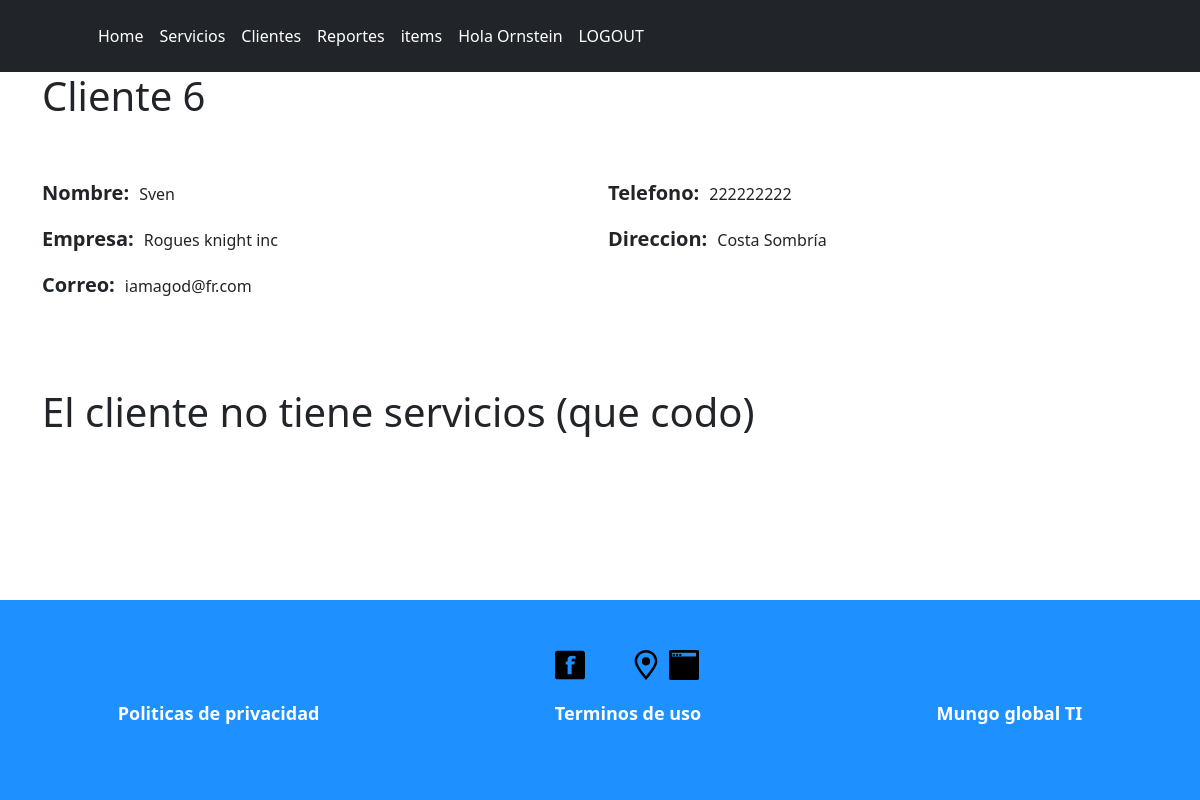
The app's page /clients/client_detail/6 (signed in), older data.
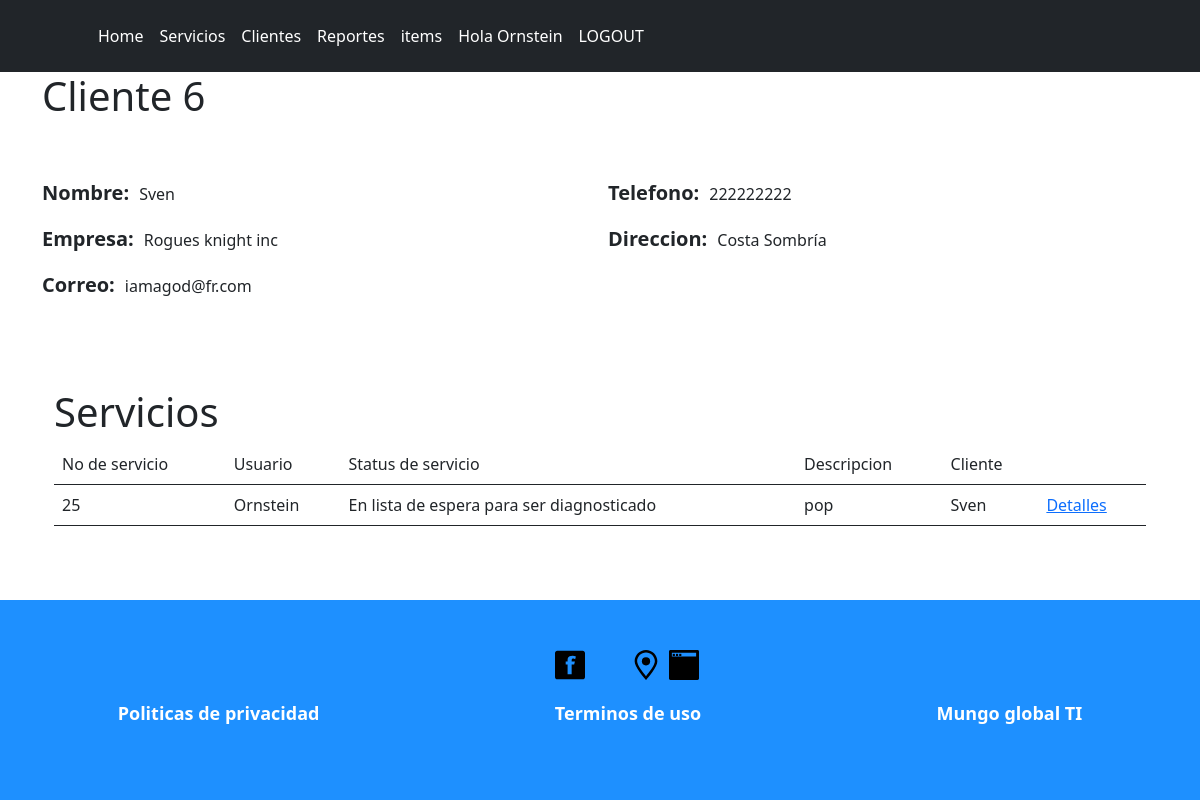
The same page, newer data.
### feed/models.py (models this page shows, shortened)
class Service(models.Model):
    user = models.ForeignKey(User, on_delete = models.CASCADE)
    service_type = models.ForeignKey(TypeOfService, on_delete = models.DO_NOTHING)
    type_of_product = models.ForeignKey(TypeOfProduct, on_delete = models.DO_NOTHING)
    client = models.ForeignKey(Client, on_delete = models.CASCADE)
    status = models.ForeignKey(Status, on_delete = models.DO_NOTHING)
    model = models.CharField(max_length = 200, blank = True)
    serial_number = models.CharField(max_length = 200, blank = True)
    accesories = models.CharField(max_length = 200, blank = True)
    failure = models.TextField()
    is_working = models.BooleanField()
    is_damaged = models.BooleanField()
    is_complete = models.BooleanField()
    service_reference = models.CharField(max_length = 200)
    service_price = models.DecimalField(max_digits = 9, decimal_places = 2)
    client_pass = models.CharField(max_length = 200, unique = True)
    created = models.DateTimeField(auto_now_add = True)
    updated = models.DateTimeField(auto_now = True)

class Status(models.Model):
    name = models.CharField(max_length = 200, unique = True)
    created = models.DateTimeField(auto_now_add = True)
    updated = models.DateTimeField(auto_now = True)
    def __str__(self):
        return self.name

class Client(models.Model):
    name = models.CharField(max_length = 200)
    company_name = models.CharField(max_length = 200, blank = True)
    email = models.CharField(max_length = 200, blank = True, unique = True)
    phonenumber = models.CharField(max_length = 200, blank = True)
    adress = models.TextField(blank = True)
    created = models.DateTimeField(auto_now_add = True)
    updated = models.DateTimeField(auto_now = True)
    def __str__(self):
        return self.name

### feed/views.py (the view)
# urls.py: path("clients/client_detail/<int:client_id>", views.client_detail, name = "client_detail"),
def client_detail(request, client_id):
    client = Client.objects.get(pk = client_id)
    all_client_services = Service.objects.filter(client_id = client)
    return render(request, 'feed/client_detail.html', {
        "client" : client,
        "all_client_services": all_client_services
    })

### feed/templates/feed/client_detail.html (shortened to what this page needs)
{% extends 'feed/index.html' %}
{% block content %}
{% if user.is_authenticated %}
<div class="container">
    <h1>Cliente {{ client.id }}</h1>
    <br><br>
    <form class="row g-3">
        <div class="col-md-6">
            <div class="service_detail-form-title">
                <p class="service_detail-form-title-key">Nombre:</p> <p class="service_detail-form-title-value">{{ client.name }}</p>
            </div>
            <div class="service_detail-form-title">
                <p class="service_detail-form-title-key">Empresa:</p> <p class="service_detail-form-title-value">{{ client.company_name }}</p>
            </div>
            <div class="service_detail-form-title">
                <p class="service_detail-form-title-key">Correo:</p> <p class="service_detail-form-title-value">{{ client.email }}</p>
            </div>
        </div>
        <div class="col-md-6">
            <div class="service_detail-form-title">
                <p class="service_detail-form-title-key">Telefono:</p> <p class="service_detail-form-title-value">{{ client.phonenumber }}</p>
            </div>
            <div class="service_detail-form-title">
                <p class="service_detail-form-title-key">Direccion:</p> <p class="service_detail-form-title-value">{{ client.adress }}</p>
            </div>
        </div>
    </form>
<br><br><br>
{% if all_client_services %}
    <div class="container-fluid">
        <h1>Servicios</h1>
        <table class="table">
            <thead>
                <tr>
                    <th scope="col">No de servicio</th>
                    <th scope="col">Usuario</th>
                    <th scope="col">Status de servicio</th>
                    <th scope="col">Descripcion</th>
                    <th scope="col">Cliente</th>
                    <th scope="col"></th>
                    </tr>
            </thead>
            <tbody>
                {% for service in all_client_services  %}
                <tr>
                    <th scope="row">{{ service.id }} </th>
                    <td>{{ service.user }} </td>
                    <td>{{ service.status }} </td>
                    <td>{{ service.failure }} </td>
                    <td>{{ service.client }} </td>
                    <td><a href=""><a href="service_detail/{{service.id}}/">Detalles</a></td>
                </tr>
                {% endfor %}
                </tbody>
        </table>
    </div>
{% else %}
    <h1>El cliente no tiene servicios (que codo)</h1>
{% endif %}
</div>
{% else %}
    <h1>Inicia Sesion</h1>
{% endif %}
{% endblock %}

Row changes from the older to the newer data that the page shows:
added Service: id "25", user "Ornstein", status "En lista de espera para ser diagnosticado", failure "pop", client "Sven"
Text that changed along with them:
text no longer shown: "El cliente no tiene servicios (que codo)"
text now shown: "Servicios No de servicio Usuario Status de servicio Descripcion Cliente"
